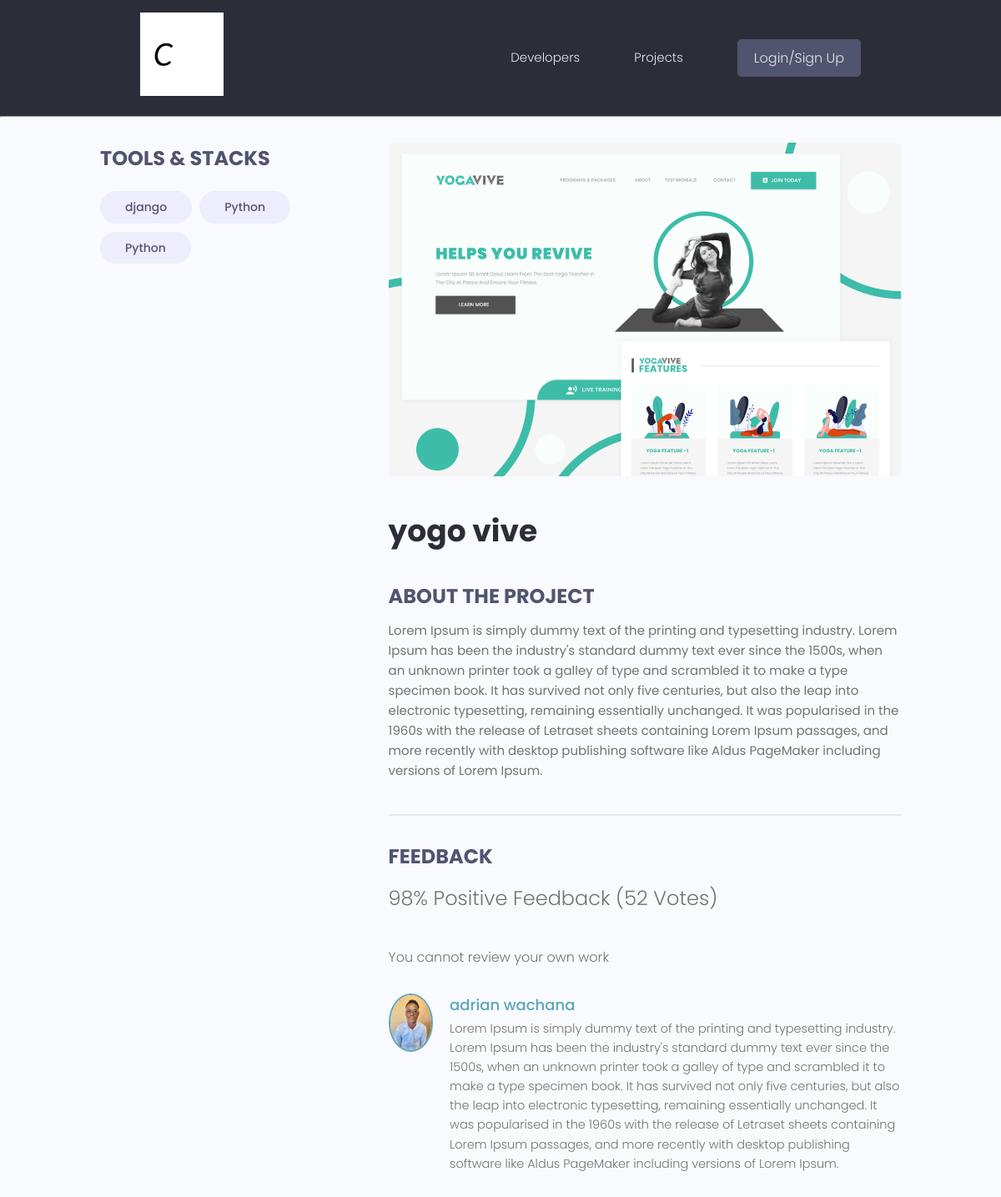
/project/39432156-46e4-4927-8c12-f7ba9a412143/, run on the app's committed database.
### projects/models.py (models this page shows, shortened)
class Tag(models.Model):
    name = models.CharField(max_length=200)
    created = models.DateTimeField(auto_now_add=True)
    id = models.UUIDField(default=uuid.uuid4, unique=True, primary_key=True, editable=False)
    def __str__(self):
        return self.name

class Project(models.Model):
    owner = models.ForeignKey(Profile, null=True, blank=True, on_delete=models.SET_NULL)
    title = models.CharField(max_length=200)
    description = models.TextField(null=True, blank=True)
    featured_image = models.ImageField(null=True, blank=True, default="default.jpg")
    demo_link = models.CharField(max_length=2000, null=True, blank=True)
    source_link = models.CharField(max_length=2000, null=True, blank=True)
    tags = models.ManyToManyField('Tag', blank=True)
    vote_total = models.IntegerField(default=0, null=True, blank=True)
    vote_ratio = models.IntegerField(default=0, null=True, blank=True)
    created = models.DateTimeField(auto_now_add=True)
    id = models.UUIDField(default=uuid.uuid4, unique=True, primary_key=True, editable=False)
    class Meta:
        ordering = ['-vote_ratio', '-vote_total', 'title']
    @property
    def reviewers(self):
        queryset = self.review_set.all().values_list('owner__id', flat=True)
        return queryset

class Review(models.Model):
    VOTE_TYPE = (
        ('up', 'Up vote'),
        ('down', 'Down vote'),
    )
    owner = models.ForeignKey(Profile, on_delete=models.CASCADE, null=True)
    project = models.ForeignKey(Project, on_delete=models.CASCADE)
    body = models.TextField(null=True, blank=True)
    value = models.CharField(max_length=200, choices=VOTE_TYPE)
    created = models.DateTimeField(auto_now_add=True)
    id = models.UUIDField(default=uuid.uuid4, unique=True, primary_key=True, editable=False)
    class Meta:
        unique_together = [['owner', 'project']]

### users/models.py (models this page shows, shortened)
class Profile(models.Model):
    user = models.OneToOneField(User, on_delete=models.CASCADE, null=True, blank=True)
    name = models.CharField(max_length=100, blank=True, null=True)
    username = models.CharField(max_length=200, blank=True, null=True)
    email = models.EmailField(max_length=254, blank=True, null=True)
    location = models.CharField(max_length=100, blank=True, null=True)
    short_intro = models.CharField(max_length=200, blank=True, null=True)
    bio = models.TextField(blank=True, null=True)
    profile_image = models.ImageField(upload_to='profiles/', blank=True, null=True, default="profiles/user-default.png")
    social_github = models.CharField(max_length=100, blank=True, null=True)
    social_twitter = models.CharField(max_length=100, blank=True, null=True)
    social_linkedin = models.CharField(max_length=100, blank=True, null=True)
    social_youtube = models.CharField(max_length=100, blank=True, null=True)
    social_website = models.CharField(max_length=100, blank=True, null=True)
    created = models.DateTimeField(auto_now_add=True)
    id = models.UUIDField(default=uuid.uuid4, unique=True, primary_key=True, editable=False)

### projects/views.py (the view, shortened to what this page needs)
# urls.py: path('project/<str:pk>/', views.project, name='project'),
def project(request, pk):
    projectObj = Project.objects.get(id=pk)
    form = ReviewForm()
    return render(request, 'projects/single-project.html', {'project': projectObj, 'form': form})

### projects/templates/projects/single-project.html (shortened to what this page needs)
{% extends 'main.html' %}
{% block content %}
<main class="singleProject my-md">
  <div class="container">
    <div class="layout">
      <div class="column column--1of3">
        <h3 class="singleProject__subtitle">Tools & Stacks</h3>
        <div class="singleProject__toolStack">
          {% for tag in project.tags.all %}
          <span class="tag tag--pill tag--sub tag--lg">{{ tag }}</span>
          {% endfor %}
        </div>
      </div>
      <div class="column column--2of3">
        <img class="singleProject__preview" src="{{ project.featured_image.url }}" alt="portfolio thumbnail" />
        <h2 class="singleProject__title">{{ project.title }}</h2>
        <h3 class="singleProject__subtitle">About the Project</h3>
        <div class="singleProject__info">
          {{ project.description }}
        </div>
        <div class="comments">
          <h3 class="singleProject__subtitle">Feedback</h3>
          <h5 class="project--rating">
            {{ project.vote_ratio }}% Positive Feedback ({{ project.vote_total }} Votes)
          </h5>
          {% if request.user.profile.id in project.reviewers %}
          <p>You have already submitted your review for this project</p>
          {% elif request.user.profile == project.owner %}
          <p>You cannot review your own work</p>
          {% else %}
          <a href="{% url 'login' %}?next={{ request.path }}">Please login to leave a review</a>
          {% endif %}
          <div class="commentList">
            {% for review in project.review_set.all %}
            {% if review.body %}
            <div class="comment">
              <img class="avatar avatar--md" src="{{ review.owner.profile_image.url }}" alt="user" />
              <div class="comment__details">
                <a href="{% url 'user-profile' review.owner.id %}" class="comment__author">{{ review.owner.name }}</a>
                <p class="comment__info">{{ review.body|linebreaksbr }}</p>
              </div>
            </div>
            {% endif %}
            {% endfor %}
          </div>
        </div>
      </div>
    </div>
  </div>
</main>
{% endblock %}

### static/styles/app.css (style rules this page uses)
:root { --color-sub: #2d2d39; }
img { width: 100%; }
.singleProject .column--1of3 { order: 2; }
@media screen and (min-width: 1081px) { .singleProject .column--1of3 { order: 1; } }
@media screen and (min-width: 1081px) { .singleProject .column--2of3 { order: 2; } }
.singleProject__toolStack { margin-top: 2rem; margin-bottom: 4rem; }
.singleProject__preview { height: 50vh; object-fit: cover; object-position: top center; margin-bottom: 3rem; border-radius: 0.7rem; }
.singleProject__title { font-size: 3.6rem; font-weight: 700; color: var(--color-sub); margin-bottom: 3rem; }
.project--rating { margin-bottom: 1.6em; margin-top: .5em; }
.singleProject__subtitle { text-transform: uppercase; font-size: 2.4rem; font-weight: 700; color: var(--color-sub-light); margin-bottom: 1rem; }
.comments { margin-top: 4rem; padding-top: 3rem; border-top: 2px solid var(--color-light); }
.commentList { margin: 3rem 0; }
.comment { display: flex; gap: 2rem; }
.comment__author { font-size: 1.8rem; }
.comment__info { font-size: 1.45rem; }

### static/uikit/styles/modules/_variables.css (style rules this page uses)
:root { --color-main: #5aa5b9; --color-main-light: #e6faff; --color-sub: #3f4156; --color-sub-light: #51546e; --color-sub-lighter: #ededfd; --color-text: #737373; --color-gray: #8b8b8b; --color-light: #e5e7eb; --color-light-gray: #767676; --color-bg: #f8fafd; --color-white: #fffefd; --color-white-light: #f3f3f3; --color-success: #359e64; --color-success-bg: #def8e8; --color-error: #fc4b0b; --color-error-bg: #fff2ee; --font-base: 'Poppins', arial, helvetica, 'Segoe UI', roboto, ubuntu, sans-serif; --font-monospace: 'Fira Code', 'Courier New', courier, monospace; --font-regular: 300; --font-medium: 500; --font-bold: 700; --generic-shadow: 1px 1px 5px #00000010; --generic-transition: all 0.3s ease-in-out; }

### static/uikit/styles/modules/_base.css (style rules this page uses)
* { margin: 0; padding: 0; box-sizing: border-box; text-rendering: optimizeLegibility; color: inherit; font-size: inherit; }
html { font-size: 50%; }
@media only screen and (min-width: 480px) { html { font-size: 56.25%; } }
@media only screen and (min-width: 1200px) { html { font-size: 62.5%; } }
body { line-height: 1.6; font-weight: 400; font-size: 1.5rem; color: var(--color-text); background-color: var(--color-bg); min-height: 100vh; }

### static/uikit/styles/modules/_typography.css (style rules this page uses)
* { font-family: var(--font-base); }
h2 { font-size: 3.6rem; font-weight: var(--font-bold); }
h3 { font-size: 3.2rem; font-weight: var(--font-medium); }
h5 { font-size: 2.4rem; font-weight: var(--font-medium); }
h5, h6 { font-weight: var(--font-regular); }
p, span, strong { font-size: 1.6rem; color: var(--color-text); font-weight: var(--font-regular); }
a { padding-bottom: 2px; text-decoration: none; display: inline-block; color: var(--color-main); font-weight: var(--font-medium); }

### static/uikit/styles/modules/_utilities.css (style rules this page uses)
.container { width: 92%; max-width: 165rem; margin: 0 auto; box-sizing: border-box; }
@media screen and (min-width: 1000px) { .container { width: 90%; } }
@media screen and (min-width: 1200px) { .container { width: 80%; } }
.my-md { margin: 3rem auto; }

### static/uikit/styles/modules/_avatar.css (style rules this page uses)
.avatar { border-radius: 50%; border: 2px solid var(--color-main); object-fit: cover; }
.avatar--md { height: 7rem; width: 7rem; }

### static/uikit/styles/modules/_tag.css (style rules this page uses)
.tag { display: inline-flex; align-items: center; background-color: var(--color-sub); height: -webkit-fit-content; height: -moz-fit-content; height: fit-content; width: -webkit-fit-content; width: -moz-fit-content; width: fit-content; border-radius: 0.5rem; padding: 0.5rem 1.5rem; font-size: 1.2rem; cursor: pointer; }
.tag:not(:last-child) { margin-right: 0.25rem; margin-bottom: 0.75rem; }
.tag--pill { border-radius: 5rem; }
.tag--sub, .tag--sub > small { background: var(--color-sub-lighter); color: var(--color-sub-light); font-weight: 500; }
.tag--lg { padding: 0.8rem 3rem; font-size: 1.4rem; }
.tag--lg:not(:last-child) { margin-right: 0.5rem; margin-bottom: 1rem; }

### static/uikit/styles/modules/_layout.css (style rules this page uses)
.layout { display: flex; flex-flow: row wrap; justify-content: space-between; }
.layout > .column { margin-bottom: 3rem; }
.layout > .column.column--1of3 { flex-basis: 30%; }
.layout > .column.column--2of3 { flex-basis: 64%; }

### data on the page
Tag: name "django"
Tag: name "Python"
Tag: name "Python"
Project: featured_image (picture), title "yogo vive", description "Lorem Ipsum is simply dummy text of the printing and typesetting industry. Lorem Ipsum has been the industry's standard dummy text ever since the 1500s, when an unknown printer took a galley of type and scrambled it to make a type specimen book. It has survived not only five centuries, but also the leap into electronic typesetting, remaining essentially unchanged. It was popularised in the 1960s with the release of Letraset sheets containing Lorem Ipsum passages, and more recently with desktop publishing software like Aldus PageMaker including versions of Lorem Ipsum.", vote_ratio "98", vote_total "52"
Review: owner.profile_image (picture), owner.name "adrian wachana", body "Lorem Ipsum is simply dummy text of the printing and typesetting industry. Lorem Ipsum has been the industry's standard dummy text ever since the 1500s, when an unknown printer took a galley of type and scrambled it to make a type specimen book. It has survived not only five centuries, but also the leap into electronic typesetting, remaining essentially unchanged. It was popularised in the 1960s with the release of Letraset sheets containing Lorem Ipsum passages, and more recently with desktop publishing software like Aldus PageMaker including versions of Lorem Ipsum."
